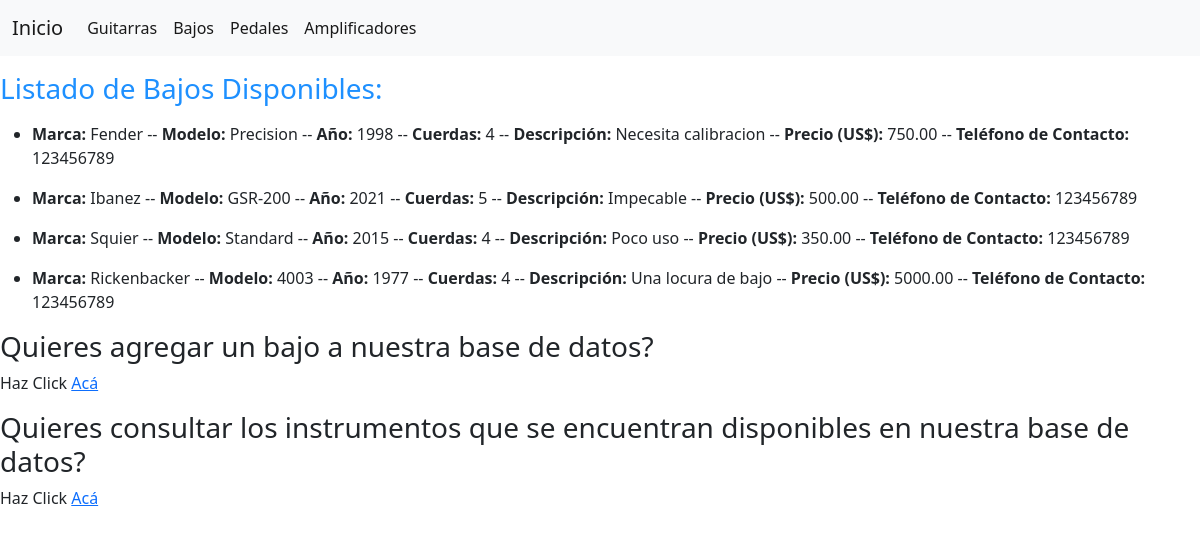
Page /bajos on the committed database.
### AppVPIMs/models.py (models this page shows)
class Bajo(models.Model):
    marca = models.CharField(max_length=40)
    modelo = models.CharField(max_length=40)
    anio = models.IntegerField(default=0)
    cuerdas = models.IntegerField()
    descripcion = models.CharField(max_length=200, default="")
    precio = models.DecimalField(max_digits=10, decimal_places=2)
    telefono_contacto = models.IntegerField()

### AppVPIMs/views.py (the view)
# urls.py: path('bajos', views.bajos, name="bajos"),
def bajos(request):
    bajos = Bajo.objects.all()
    return render(request, "AppVPIMs/bajos.html", {'bajos':bajos})

### AppVPIMs/templates/AppVPIMs/bajos.html
{% extends 'AppVPIMs/inicio.html' %}
{% block content %}
<p>
    <h3 style="color:dodgerblue">Listado de Bajos Disponibles:</h3>
</p>
    {% for bajo in bajos %}
    <ul>
        <li>
    <b>Marca:</b> {{bajo.marca}} --
    <b>Modelo:</b> {{bajo.modelo}} --
    <b>Año:</b> {{bajo.anio}} --
    <b>Cuerdas:</b> {{bajo.cuerdas}} --
    <b>Descripción:</b> {{bajo.descripcion}} --
    <b>Precio (US$):</b> {{bajo.precio}} --
    <b>Teléfono de Contacto:</b> {{bajo.telefono_contacto}}
        </li>
    </ul>
    {% endfor %}
<p>
<h3>Quieres agregar un bajo a nuestra base de datos?</h3> Haz Click <a href="{% url 'bajoFormulario' %}">Acá</a>
</p>
{% endblock %}

### rows in the picture
Bajo: marca "Fender", modelo "Precision", anio "1998", cuerdas "4", descripcion "Necesita calibracion", precio "750.00", telefono_contacto "123456789"
Bajo: marca "Ibanez", modelo "GSR-200", anio "2021", cuerdas "5", descripcion "Impecable", precio "500.00", telefono_contacto "123456789"
Bajo: marca "Squier", modelo "Standard", anio "2015", cuerdas "4", descripcion "Poco uso", precio "350.00", telefono_contacto "123456789"
Bajo: marca "Rickenbacker", modelo "4003", anio "1977", cuerdas "4", descripcion "Una locura de bajo", precio "5000.00", telefono_contacto "123456789"
